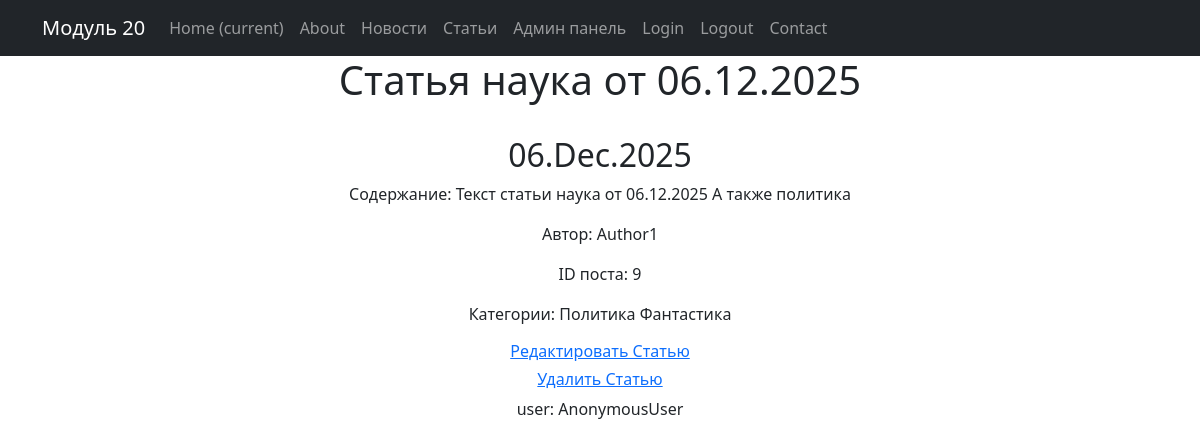
The app's page /articles/9 with its own data.
### app_NewsPortal_module20/models.py (models this page shows, shortened)
class Post(models.Model):
    TYPE_POST = [
        ('N', "Новости"),
        ('A', "Статья"),
    ]
    type_post = models.CharField(max_length=1, choices=TYPE_POST, default='A')
    time_create = models.DateTimeField(auto_now_add=True)
    post_title = models.CharField(max_length=255)
    post_content = models.TextField()
    post_rating = models.IntegerField(default=0)
    author = models.ForeignKey(Author, on_delete=models.CASCADE)
    post_category = models.ManyToManyField(Category, through='PostCategory')

class Author(models.Model):
    author_user = models.OneToOneField(User, on_delete=models.CASCADE)
    author_rating = models.IntegerField(default=0)
    def __str__(self):
        return self.author_user.username

class Category(models.Model):
    CATEGORY_LIST = [
        ('PO', "Политика"),
        ('SP', "Спорт"),
        ('EC', "Экономика"),
        ('SC', "Наука"),
        ('TE', "Технологии"),
        ('FI', "Фантастика"),
        ('MY', "Мистика"),
        ('FA', "Фэнтези"),
        ('DE', "Детектив"),
        ('HI', "История"),
    ]
    category_name = models.CharField(max_length=2, choices=CATEGORY_LIST, default='PO')
    def __str__(self):
        for i in range(len(self.CATEGORY_LIST)):
            if self.CATEGORY_LIST[i][0] == self.category_name:
                return self.CATEGORY_LIST[i][1]

### app_NewsPortal_module20/views.py (the view)
class PostDetailView(DetailView):
    model = Post
    template_name = 'post.html'
    context_object_name = 'post'
    queryset = Post.objects.all()
    def get_context_data(self, **kwargs):
        context = super().get_context_data(**kwargs)
        post_categories_id = PostCategory.objects.filter(post=self.object).values('category')
        context['categories'] = Category.objects.filter(id__in=post_categories_id)
        return context

### templates/post.html (shortened to what this page needs)
{% extends 'flatpages/default.html' %}
{% load custom_filters %}
{% block content %}
<h1>{{ post.post_title|censor }}</h1>
<br>
<h2>{{ post.time_create|date:'d.M.Y' }}</h2>
<p>
    Содержание: {{ post.post_content|censor }}
</p>
<p>
    Автор: {{ post.author }}
</p>
<p>
    ID поста: {{ post.pk }}
</p>
<p>
    Категории:
      {% for category in categories %}
       {{category}}
      {% endfor %}
</p>
{% if post.type_post == 'A' %}
    <h6>
        <a href="/articles/{{ post.pk }}/edit">
            Редактировать Статью
        </a>
    </h6>
    <h6>
        <a href="/articles/{{ post.pk }}/delete">
            Удалить Статью
        </a>
    </h6>
{% endif %}
<p>
    user: {{ request.user }}
</p>
{% endblock content %}

### records on screen
Post: post_title|censor "Статья наука от 06.12.2025", time_create "06.Dec.2025", post_content|censor "Текст статьи наука от 06.12.2025 А также политика", author "Author1", pk "9"
Category: category_name "Политика"
Category: category_name "Фантастика"

### other values on screen
{{ request.user }} "AnonymousUser"
